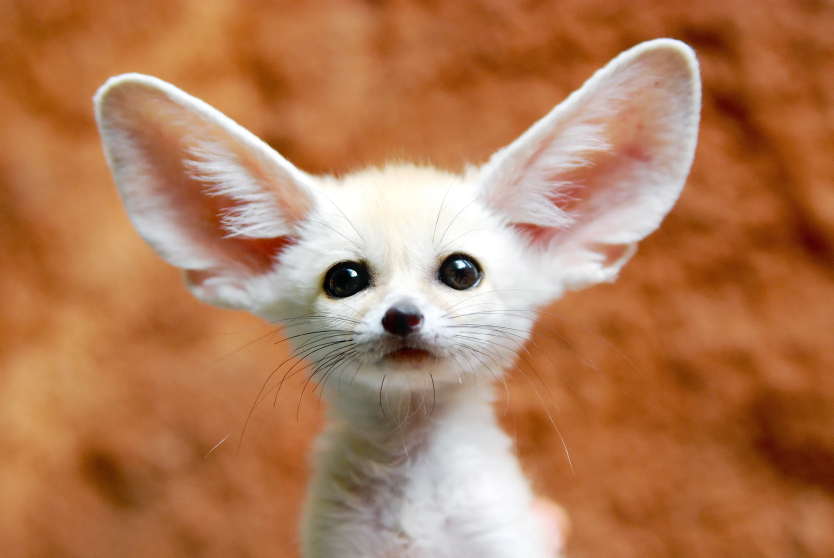
#> input picture images/list2/example_img.jpg, 2500 x 1674 px (shown at 1/3 size)
$ jupyter execute List2.ipynb
#> lines starting #> are read from the running program, lines starting #| are printed output that depends on the picture
<h1><center>Metody numeryczne i optymalizacja</center></h1>

<h3><center>Lista 2</center></h3>
<h3><center>WEKTORY I WARTOŚCI WŁASNE</center></h3>

<h6><center>Antoni Bezdzietny 249327</center></h6>

<h6><center>Paweł Krysa 249171</center></h6>

<h6><center>28.03.2022</center></h6>

[cell 1]
import numpy as np
import matplotlib.pyplot as plt
import PIL as pil

---
## Zadanie 1
Wyznacz ręcznie pary własne (wyniki potwierdź obliczeniami komputerowymi):

Sprawdź czy ślad macierzy jest równy sumie jej wartości własnych. Które macierze są diagonalizowalne i dlaczego? Czy któraś z tych macierzy jest osobliwa?

---
W celu wyznaczenia wartości własnych należy rozwiązać poniższe rówanie:
$$ det \boldsymbol{(A-\lambda I)} = 0  (1)$$

Ślad macierzy:
$$ {tr} (A)=\sum _{i=1}^{n}a_{ii}=a_{11}+a_{22}+\dots +a_{nn}  (2)$$

Warunek diagonalizacji $A_{nxn}$:

1. A jest diagonalizowalna wtedy i tylko wtedy, gdy posiada n liniowo niezależnych wektorów własnych
2. Jeśli A posiada n różnych wartości własnych, to jest diagonalizowalna
3. Jeśli A jest symetryczna, to A jest diagonalizowalna.

    Rozwiązanie ręczne:

    Rozwiązanie komputerowe:

[cell 2]
A1 = np.array( [ [21, -6, 0],
                 [-6, 18, 6],
                 [0, 6, 15] ] )

A2 = np.array( [[0, -2, 1],
                [1, 3, -1],
                [0, 0, -1] ])

A3 = np.array( [ [5, 4, 2, 1],
                [0, 1, -1, -1],
                [-1, -1, 3, 0],
                [1, 1, -1, 2]])

# w,v = np.linalg.eig(a)  - Wyznacza wartości własne oraz wektor własny
# w - wartości własne
# v - wektor własny

print("Dla A1:")
A1_eig = np.linalg.eig(A1)[0]
print("Wartości własne: ",A1_eig)
print("Ślad macierzy: ",np.sum(np.diag(A1)))
print("Suma wartości własnych:",np.sum(A1_eig))
print("Macierz jest osobliwa: ","NIE" if np.linalg.det(A1) else "TAK")
print()

print("Dla A2:")
A2_eig = np.linalg.eig(A2)[0]
print("Wartości własne: ",A2_eig)
print("Ślad macierzy: ",np.sum(np.diag(A2)))
print("Suma wartości własnych:",np.sum(A2_eig))
print("Macierz jest osobliwa: ","NIE" if np.linalg.det(A2) else "TAK")
print()

print("Dla A3:")
A3_eig = np.linalg.eig(A3)[0]
print("Wartości własne: ",A3_eig)
print("Ślad macierzy: ",np.sum(np.diag(A3)))
print("Suma wartości własnych:",np.sum(A3_eig))
print("Macierz jest osobliwa: ","NIE" if np.linalg.det(A3) else "TAK")
print()

#### Podsumowanie

We wszystkich macierzach ślad macierzy jest równy sumie wartości własnych. Żadna z macierzy nie jest macierzą osobliwą tzn. det(A) != 0. Wszystkie macierze są diagonalizowanle (na podstawie warunku 2).

---
## Zadanie 2

Wyznacz największą i najmniejszą wartość własną stosując metodę Powera:

---
#### Metoda potęgowa
Można ją stosować dla znajdowania wartości własnej o największym module
i odpowiadającego jej wektora własnego.

$$ b_{k+1}={\frac {Ab_{k}}{\|Ab_{k}\|}}  (1)$$

gdzie:

A - macierz, która ma n różnych rzeczywistych wartości własnych

b0  - wektor losowy

Wyznaczenie maksymalnej wartości własnej:
$$ \rho (A)=\max \left\{|\lambda _{1}|,\dotsc ,|\lambda _{n}|\right\}={\frac {b_{k}^{\top }Ab_{k}}{b_{k}^{\top }b_{k}}}={\frac {b_{k+1}^{\top }b_{k}}{b_{k}^{\top }b_{k}}} (2)$$

[cell 3]
def normalization(A):
    return np.abs(A)/np.max(A) # Normalizacja

def PowerMethod(A, n=10):
#> called with A = array of shape (4, 4), n = 10
    b_k = np.random.rand(A.shape[1]) # Wygenerowanie wektora losowego
    for _ in range(n-1):
        b_k = normalization(A @ b_k) # Realizacja wzoru (1) wraz z normalizacja

    lmb = (b_k.T@A@b_k)/(b_k.T@b_k)   # Wyznacznie lambda (2)
    return lmb

A = np.array([[4,2,0,0],
              [1,4,1,0],
              [0,1,4,1],
              [0,0,2,4]])

print("Maksymalna wartość własna: ",end="")
print(PowerMethod(A))

print("Minimalna wartość własna: ",end="")
print(PowerMethod(np.linalg.inv(A)))

#### Wnioski

Metoda potęgowa umożliwia w szybki sposób wyznacznie minimalnych jak i maksymalnych wartości własnych, bez rozwiązywanie równań jak w przypadku zadania 1. Wraz ze wzrostem iteracji dokładność wyniku jest coraz większa, co umożliwia redukcję obliczeń jeżeli dokładna wartość nie jest konieczna.

---
## Zadanie 3

Rozwiąż układ równań różniczkowych zwyczajnych:

---
#### Metoda Eulera rozwiązywania układu równań
Dla układu:
$$\boldsymbol{y'=Ay} (1)$$
Szukane rozwiązania niezerowe w postaci
$$ \boldsymbol{y}(t)=e^{\lambda t}\boldsymbol{v}, v \in R^n, \lambda \in R (2)$$
Z równań (1) i (2):
$$ \lambda e^{\lambda t}\boldsymbol{v} = \boldsymbol{A}e^{\lambda t}\boldsymbol{v} \iff \boldsymbol{(A-\lambda I)v}=0$$
Otrzymany układ równań posiada rozwiązanie niezerowe, gdy wyznacznik macierzy głównej układu jest równy zeru tzn.
$$ det \boldsymbol{(A-\lambda I)} = 0 $$

---
## Zadanie 4

Wyznacz $A^{100}$ metodą diagonalizacji macierzy

---
Korzystając z diagonalizacji macierzy tj.
$$ \boldsymbol{A = PDP^{-1}} $$
Potęgowanie macierzy:
$$ \boldsymbol{A^n = PD^nP^{-1}} $$

#### Wnioski
Wykorzystanie diagonalizacji w celu wyznaczenia n potęgi macierzy ogranicza ilość koniecznych do wykonania operacji w szczególności dla dużego n.

---
## Zadanie 5

Wykreśl dyski Gershgorina i określ lokalizację wartości własnych macierzy:

Zaznacz na dyskach lokalizację dokładnych wartości własnych wyznaczonych dowolną metodą.

---
#### Dyski Gershgorina
Twierdzenie Gerszgorina: każda wartość własna macierzy A leży wewnątrz lub na brzegu przynajmniej jednego z kół D(aii,Ri)

$$ R_{i} = \sum _{j\neq i}|a_{ij}|$$

gdzie:

$aii$ - środek okręgu,

Ri - promień okręgu

[cell 4]
A1 = np.array([[-2,-1,0],
               [2,0,0],
               [0,0,2]])

A2 = np.array([[5,1,1],
               [0,6,1],
               [0,0,-5]])

A3 = np.array([[5.2,0.6,2.2],
               [0.6,6.4,0.5],
               [2.2,0.5,4.7]])

A = [A1, A2, A3]

def GershgorinDiscs(A):
    center = np.diagonal(A)                            # Środek okręgu - wartosci na diagonali
    radius = np.sum(np.abs(A),axis=1) - np.abs(center) # Promien okregu - suma po wierszach - wartosc na diagonali
    return center, radius


plt.rcParams['figure.figsize'] = [15, 8]
fig, ax = plt.subplots(1, 3)

for i in range(3):
    eig = np.linalg.eig(A[i])[0]            # Wartości wałsne
    center, radius = GershgorinDiscs(A[i])  # Wywołanie funkcji wyznaczającej okręgki

    # Ustawienie do wydruku
    ax[i].set_title("A"+str(i+1))
    ax[i].set_aspect(1)
    ax[i].set_xlim([-10,10])
    ax[i].set_ylim([-10,10])
    ax[i].scatter(eig.real,eig.imag,c="black")
    for j in range(center.size):
        ax[i].add_artist(plt.Circle((center[j], 0), radius[j], fill=False))


plt.show()
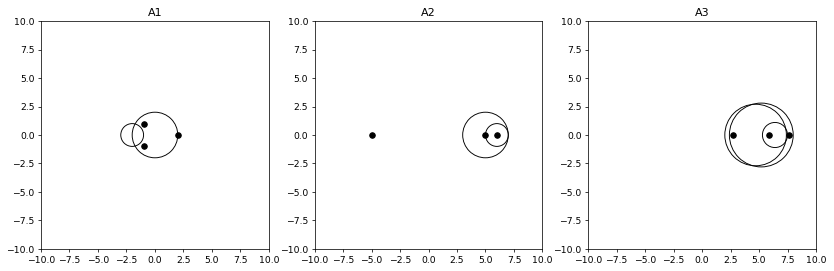
#> figure drawn by matplotlib, 3 panels

#### Wnioski
Jak można zaobserować dyski Gershgorina wyznaczają ograniczenia przedziału w jakim mogą znajdować się wartości własne macierzy. W przypadku A1 oraz A2 widoczne są tylko 2 okręgi wynika to z faktu, iż w poszczególnych wierszach wartość znajduje się tylko na diagonali, co bezposrednio wskazuje wartość własną.

---
## Zadanie 6

Wyznacz rozkład SVD macierzy (bez użycia funkcji „svd”):

Wyniki obliczeń porównaj z obliczeniami komputerowymi wykorzystującymi funkcję „svd”.

---
#### Rozkład według wartości osobliwych SVD (Singular Value Decomposition)
Jest to dekompozycja macierzy na iloczyn trzech specyficznych macierzy.

Każdą macierz rzeczywistą $\boldsymbol{A}$ można przedstawić w postaci rozkładu SVD:
$$A=U\Sigma V^{T}$$

gdzie:

U i V - macierze ortogonalne,

$\Sigma$ - macierz diagonalna ($\Sigma =\operatorname {diag} (\sigma _{i})$), $\sigma _{i}$ - nieujemne wartości osobliwe.

    Rozwiązanie ręczne

1. Przykład a

2. Przykład b

2. Przykład c

[cell 5]
A1 = np.array([[1,1],
               [0,1],
               [1,0]])

A2 = np.array([[-1,2,2]])

A3 = np.array([[2,2,2,2],
               [17/10,1/10,-17/10,-1/10],
               [3/5,9/5,-3/5,-9/5]])

A = [A1,A2,A3]

for i in range(3):
    u, s, vh = np.linalg.svd(A[i])
    print("Macierz A"+str(i+1)+": ")
    print(u)
    print(s)
    print(vh)

---
## Zadanie 7

Przekształć dowolny obraz (z Internetu) do macierzy o wymiarach 640 x 400 (stan-
dard VGA), a następnie przeskaluj wartości elementów aby: 0 <= x <= 1 ; gdzie x = 0 odpowiada
poziomowi czerni, x = 1 to poziom bieli. Wyznacz SVD takiej macierzy wykorzystując dowolnej implementację algorytmu SVD. Następnie utwórz obraz z faktorów dla następujących
przypadków: 10; 20 oraz 40 wartości osobliwych i odpowiadającym im wektorów osobliwych.

[cell 6]
img = pil.Image.open("./images/list2/example_img.jpg") # Wczytanie zdjecia
#> img is the input picture: PIL image 2500x1674 RGB; mean R, G, B 178.2, 124.2, 87
img = img.convert('L')       # Przekształcenie do odcieni szarosci
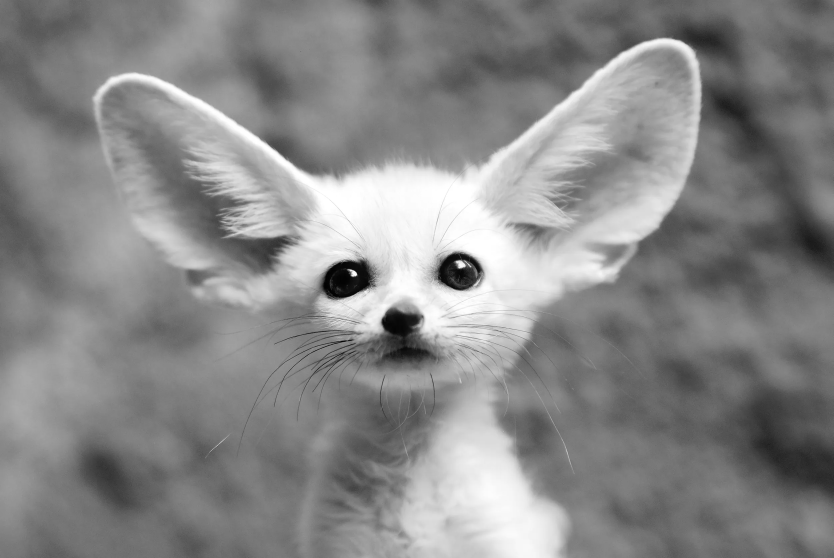
#> img: PIL image 2500x1674 L (shown at 1/3 size); min 0, max 255, mean 136.1
img = img.resize((640,400))  # Przeskalowanie obrazu do wymiaru 640x400
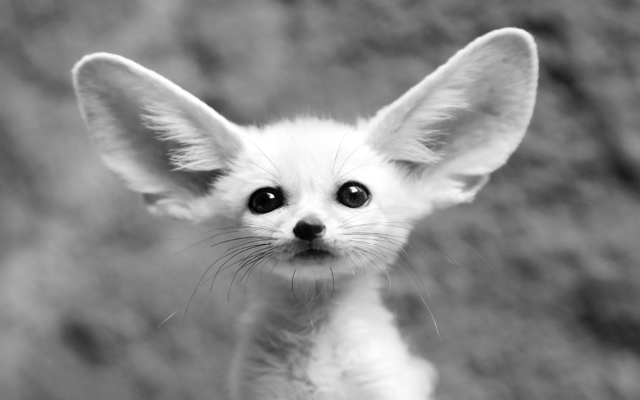
#> img: PIL image 640x400 L; min 0, max 255, mean 136.1

img_np = np.array(img)  # Przekształcenie do macierzy
img_np = img_np/np.max(img_np) # Przeskalowanie [0,1]

U, S, VH = np.linalg.svd(img_np)  # Wyznaczenie SVD
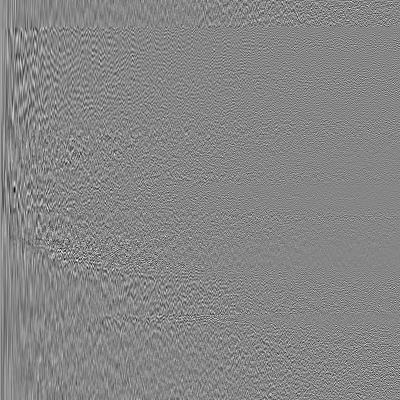
#> U: shape (400, 400) float64; min -0.316, max 0.285, mean 0.000142; drawn with min black and max white
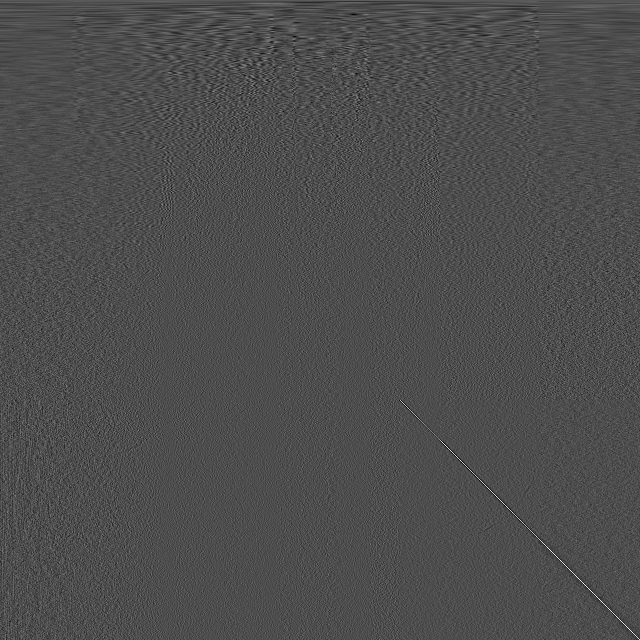
#> VH: shape (640, 640) float64; min -0.255, max 0.582, mean 8.52e-05; drawn with min black and max white
#> S = 400 values, max 276 at index 0, min 0.0198 at index 399, mean 1.69
default = np.size(img_np)
#> default = 256000


images = []
compression = []
values = [10,20,40]
for value in values:
    factored = U[:,:value] @ np.diag(S[:value]) @ VH[:value,:]
    compression.append(100-
        ((np.size(U[:,:value])+np.size(S[:value])+np.size(VH[:value,:]))/
        default)*100)
    images.append(pil.Image.fromarray(factored*255).convert("RGB"))
#> this loop made 3 passes
#> pass 1, `factored = U[:,:value] @ np.diag(S[:value]) @ VH[:value,:]`:
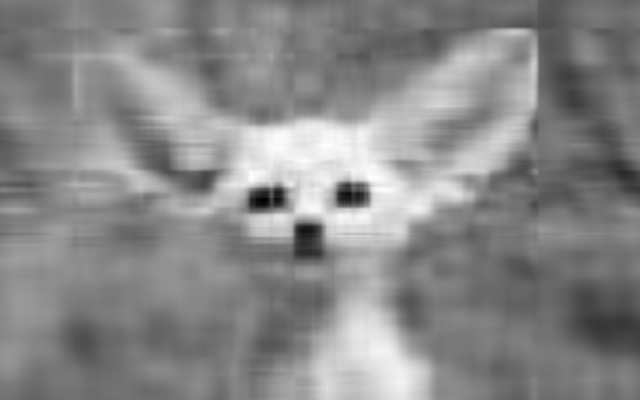
#> factored: shape (400, 640) float64; min -0.0768, max 1.06, mean 0.534; drawn with min black and max white
#> pass 2, `factored = U[:,:value] @ np.diag(S[:value]) @ VH[:value,:]`:
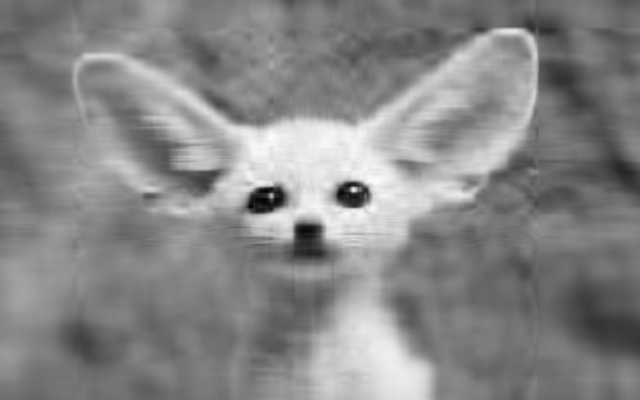
#> factored: shape (400, 640) float64; min -0.0664, max 1.07, mean 0.534; drawn with min black and max white
#> after the loop, compression = [95.93, 91.87, 83.73]; images = 3 items

print("Zdjecie oryginalne")
display(img)
for i in range(len(values)):
    print(str(values[i])+" wektorow osobliwych. Kompresja: ", end="")
    print(round(compression[i],2),"%")
    display(images[i])
